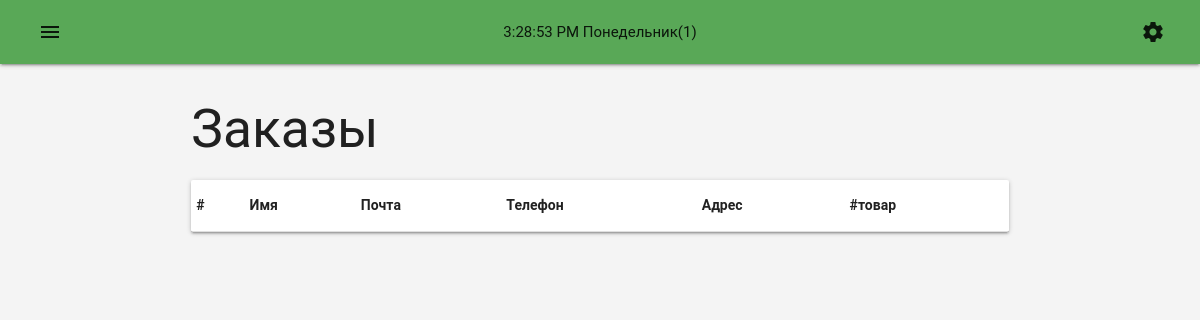
The app's page /admin/orders.php (signed in), older data.
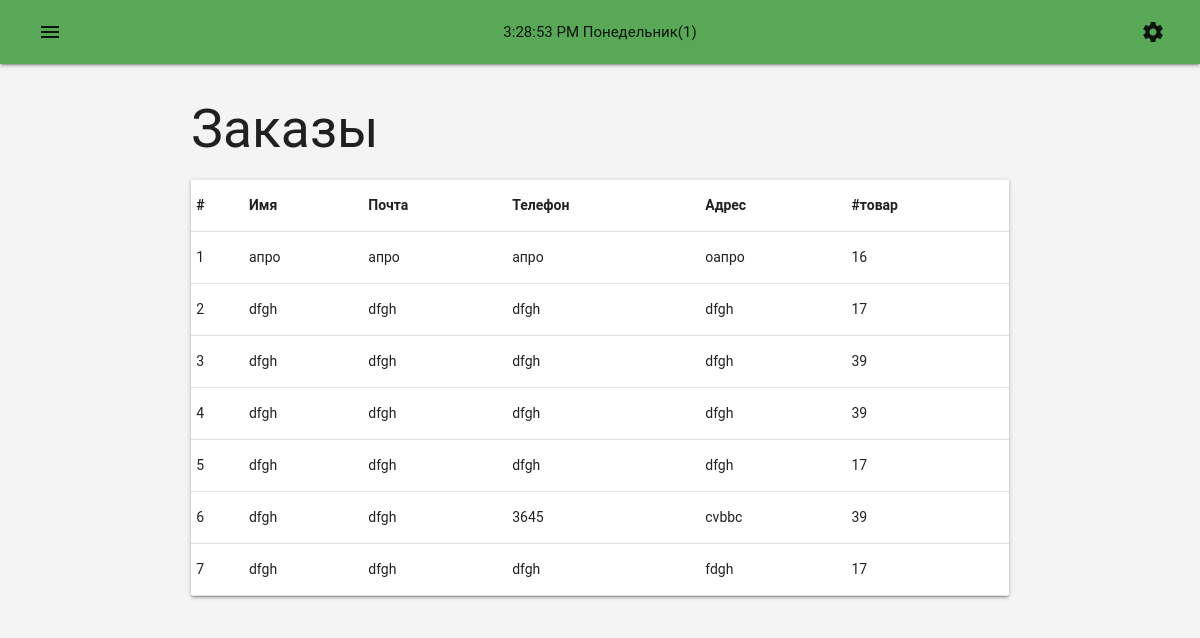
The same page, newer data.
### tables this page shows
CREATE TABLE `orders` (
  `id` int NOT NULL,
  `name` varchar(100) DEFAULT NULL COMMENT 'Имя',
  `email` varchar(100) DEFAULT NULL COMMENT 'Почта',
  `number` varchar(20) DEFAULT NULL COMMENT 'Номер телефона',
  `adress` varchar(255) DEFAULT NULL COMMENT 'Аресс',
  `product_id` int DEFAULT NULL COMMENT 'Товар'
);

### admin/orders.php (the view)
<?php require_once 'layouts/header.php' ?>
<main>
  <div class="container">
    <div class="row">
      <div class="col s12">
        <h2 class="section-title">Заказы</h2>
        <div class="card">
          <table id="table-orders" class="dataTables-orders">
            <thead>
              <tr>
                <th>#</th>
                <th>Имя</th>
                <th>Почта</th>
                <th>Телефон</th>
                <th>Адрес</th>
                <th>#товар</th>
              </tr>
            </thead>
            <tbody>
              <?php
                require_once 'php/connection.php';
                $mysql -> set_charset("utf8");
                $query = mysqli_query($mysql, "SELECT * FROM `orders`");
                while($row = mysqli_fetch_assoc($query)) {
              ?>
              <tr>
                <td class="id"><?= $row['id'] ?></td>
                <td class="name"><?= $row['name'] ?></td>
                <td class="email"><?= $row['email'] ?></td>
                <td class="number"><?= $row['number'] ?></td>
                <td class="adress"><?= $row['adress'] ?></td>
                <td class="product_id"><?= $row['product_id'] ?></td>
              </tr>
              <?php } ?>
            </tbody>
          </table>
        </div>
      </div>
    </div>
  </div>
</main>
<?php require_once 'layouts/footer.php' ?>

Row changes from the older to the newer data that the page shows:
added orders: id "1", name "апро", email "апро", number "апро", adress "оапро", product "16"
added orders: id "2", name "dfgh", email "dfgh", number "dfgh", adress "dfgh", product "17"
added orders: id "3", name "dfgh", email "dfgh", number "dfgh", adress "dfgh", product "39"
added orders: id "4", name "dfgh", email "dfgh", number "dfgh", adress "dfgh", product "39"
added orders: id "5", name "dfgh", email "dfgh", number "dfgh", adress "dfgh", product "17"
added orders: id "6", name "dfgh", email "dfgh", number "3645", adress "cvbbc", product "39"
added orders: id "7", name "dfgh", email "dfgh", number "dfgh", adress "fdgh", product "17"
